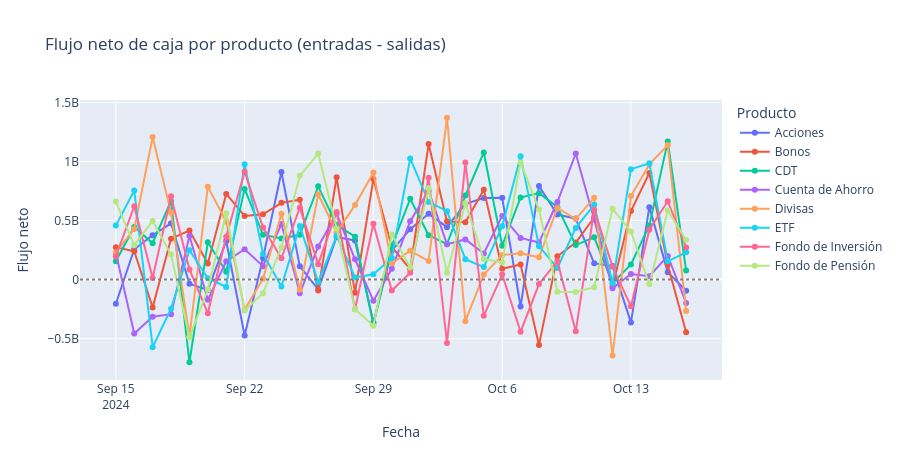

Notebook source saved alongside this figure:
### Code cell
# ¿hacia dónde se mueve el dinero, y cuándo?
# entradas positivas, salidas negativas, para ver tendencia neta en el tiempo

with conn.cursor() as cur8:
    cur8.execute("""
        SELECT
            movement_date,
            product,
            SUM(
                CASE
                    WHEN type = 'entrada' THEN amount
                    ELSE 0
                END
            ) AS total_entradas,
            SUM(
                CASE
                    WHEN type = 'salida' THEN amount
                    ELSE 0
                END
            ) AS total_salidas,
            SUM(
                CASE
                    WHEN type = 'entrada' THEN amount
                    WHEN type = 'salida' THEN -amount
                    ELSE 0
                END
            ) AS net_flow
        FROM "marts".dim_current_transactions
        WHERE movement_date IS NOT NULL
        GROUP BY movement_date, product
        ORDER BY movement_date, product
    """)

    rows = cur8.fetchall()
    columns = [desc.name for desc in cur8.description]

# PostgreSQL → Polars
df_net = pl.DataFrame(rows, schema=columns, orient="row")

# DuckDB
duck = duckdb.connect()
duck.register("insights_fin_net", df_net)

result = duck.sql("""
    SELECT *
    FROM insights_fin_net
    LIMIT 10
""")

result.show()

# --------------------------------------------------
# Gráfico
# --------------------------------------------------

fig = go.Figure()

# Obtener productos
products = df_net["product"].unique().sort()

for product in products:

    group = (
        df_net.filter(pl.col("product") == product)
        # .head(10)
        .sort("movement_date")
    )

    fig.add_trace(
        go.Scatter(
            x=group["movement_date"].to_list(),
            y=group["net_flow"].to_list(),
            mode="lines+markers",
            name=str(product),
            hovertemplate=(
                "Fecha: %{x}<br>"
                "Flujo neto: %{y:,.0f}"
                "<extra>%{fullData.name}</extra>"
            ),
        )
    )

# Línea de referencia en 0
fig.add_hline(y=0, line_dash="dot", line_color="gray")

fig.update_layout(
    title="Flujo neto de caja por producto (entradas - salidas)",
    xaxis_title="Fecha",
    yaxis_title="Flujo neto",
    height=460,
    legend_title="Producto",
    hovermode="x unified",
)

fig.show()
